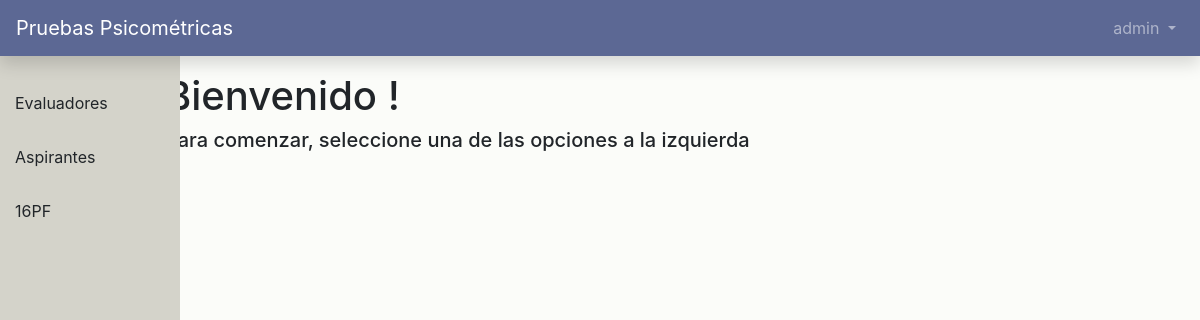
Page /dash (signed in) on the earlier database version.
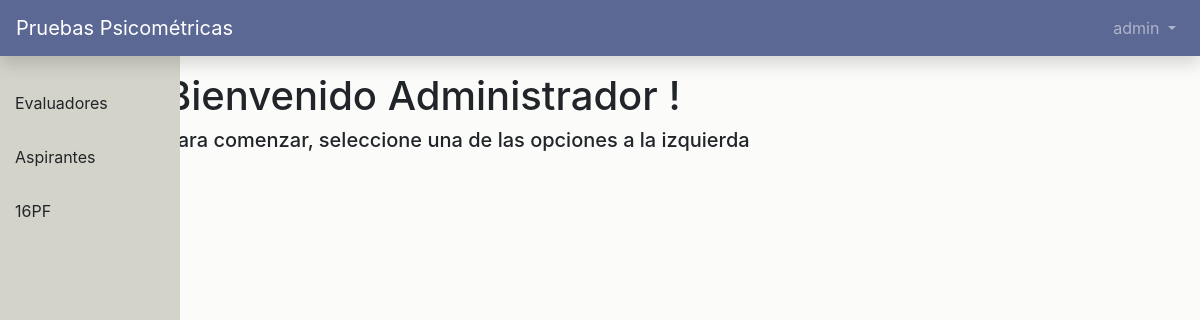
Same page on the later database version.
### users/models.py (models this page shows)
class CustomUser(AbstractUser):
    role = models.PositiveIntegerField(null=True, blank=True)
    updated_password = models.BooleanField(null=True, blank=True)
    def get_full_name(self):
        return '%s %s' % (self.first_name, self.last_name)
    def get_role(self):
        return '%s' % (self.role)
    def get_updated_password(self):
        return '%s' % (self.updated_password)

### main_app/views.py (the view)
# urls.py: path('dash', views.DashboardView.as_view(), name='dashboard'),
class DashboardView(TemplateView):
    template_name = 'dashboard/index.html'

### templates/dashboard/index.html (shortened to what this page needs)
{% extends 'base.html' %}
{% block content %}
    {% if user.is_authenticated %}
        {% block sidebar %}
            {% include './sidebar.html' %}
        {% endblock %}
        {% block main_content %}
            <section class="content">
                <h1>Bienvenido {{ user.get_full_name }}!</h1>
                <h5>Para comenzar, seleccione una de las opciones a la izquierda</h5>
            </section>
        {% endblock %}
    {% else %}
        <script>
            location.replace("/")
        </script>
    {% endif %}
{% endblock content %}

### templates/navbar.html (shortened to what this page needs)
{% block navbar %}
<nav class="navbar navbar-expand-md navbar-dark mb-4 fixed-top shadow" style="background-color: #5c6894">
    {% if user.get_role == '1' %}
        <a class="navbar-brand" href="{% url 'home' %}">Pruebas Psicométricas - Evaluador</a>
    {% else%}
        <a class="navbar-brand" href="{% url 'home' %}">Pruebas Psicométricas</a>
    {% endif %}
    <div class="collapse navbar-collapse" id="navbarCollapse">
        {% if user.is_authenticated %}
        <ul class="navbar-nav ml-auto">
            <li class="nav-item">
                <a
                    class="nav-link dropdown-toggle"
                    href="#"
                    id="userMenu"
                    data-toggle="dropdown"
                    aria-haspopup="true"
                    aria-expanded="false"
                >
                    {{ user.username }}
                </a>
            </li>
        </ul>
        {% endif %}
    </div>
</nav>
{% endblock navbar %}

Differences in the rows shown:
changed CustomUser "admin": get_full_name (not shown) → "Administrador"
